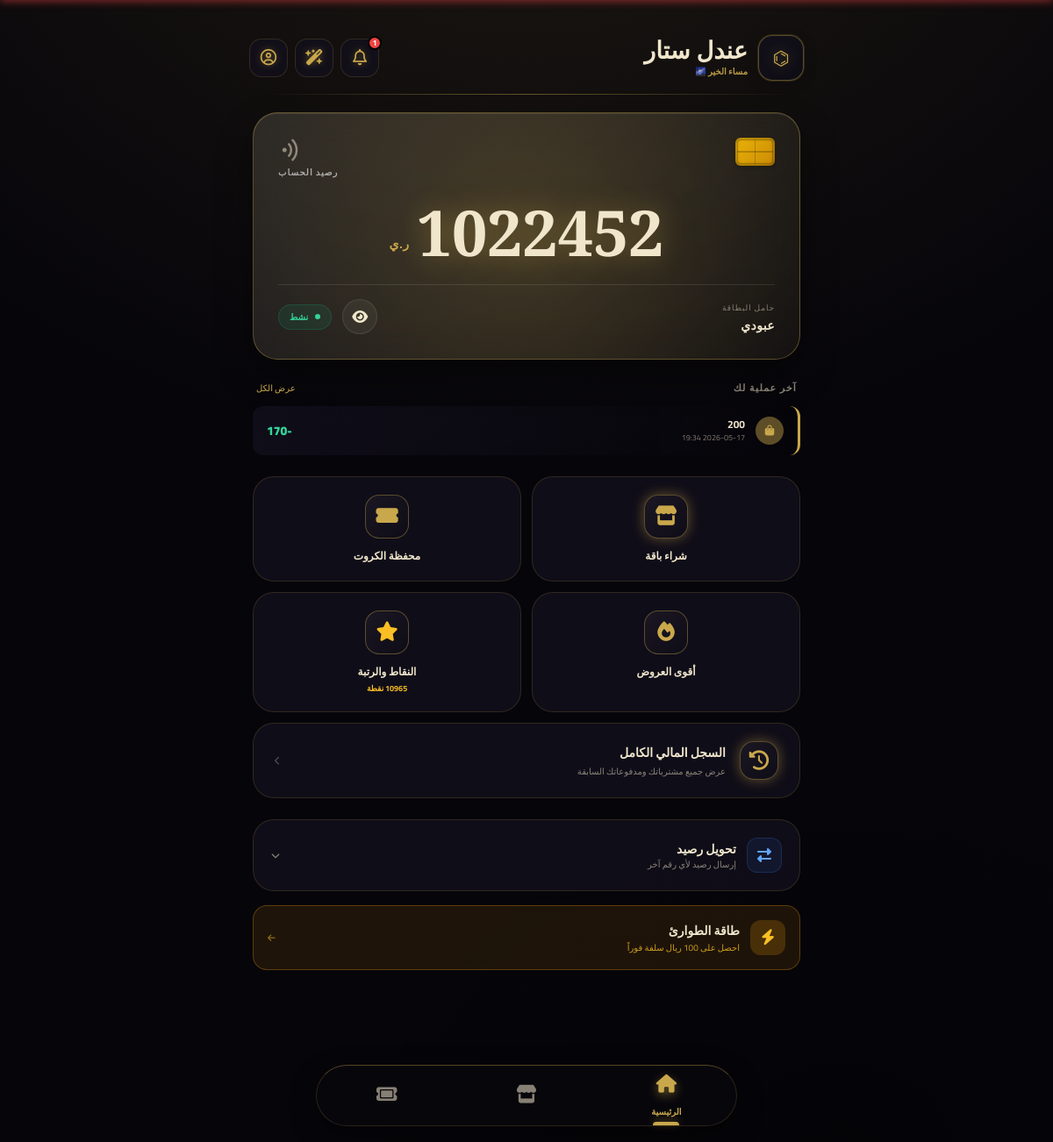
Page /dashboard (signed in) on the committed database.
### app.py (models this page shows)
class User(db.Model):
    id = db.Column(db.Integer, primary_key=True)
    phone = db.Column(db.String(15), unique=True, nullable=False, index=True)
    full_name = db.Column(db.String(100))
    password_hash = db.Column(db.String(256))
    balance = db.Column(db.Float, default=0.0)
    debt = db.Column(db.Float, default=0.0)
    points = db.Column(db.Integer, default=0)
    role = db.Column(db.String(10), default='customer')
    created_at = db.Column(db.String(20), default=lambda: datetime.now().strftime("%Y-%m-%d %H:%M"))
    last_spin_date = db.Column(db.String(20), nullable=True)
    bonus_points = db.Column(db.Integer, default=0)
    active_discount = db.Column(db.Integer, default=0)
    webauthn_cred_id = db.Column(db.String(250), unique=True, nullable=True)
    webauthn_public_key = db.Column(db.String(500), nullable=True)
    webauthn_sign_count = db.Column(db.Integer, default=0)

class Purchase(db.Model):
    id = db.Column(db.Integer, primary_key=True)
    user_id = db.Column(db.Integer, db.ForeignKey('user.id'), index=True)
    voucher_id = db.Column(db.Integer, db.ForeignKey('voucher.id'))
    package_name = db.Column(db.String(50))
    amount_paid = db.Column(db.Float)
    original_price = db.Column(db.Float)
    discount_percent = db.Column(db.Integer, default=0)
    purchased_at = db.Column(db.String(20), default=lambda: datetime.now().strftime("%Y-%m-%d %H:%M"))

### app.py (the view)
@app.route('/dashboard')
def dashboard():
    if 'user_id' not in session or session.get('role') == 'admin':
        return redirect('/login')
    user = db.session.get(User, session['user_id'])
    if not user:
        session.clear()
        return redirect('/login')
    purchases = Purchase.query.filter_by(user_id=user.id).order_by(Purchase.id.desc()).limit(5).all()
    unread_count = Notification.query.filter(
        (Notification.user_id == user.id) | (Notification.user_id == None)
    ).filter(Notification.is_read == False).count()
    return render_template('dashboard.html', user=user, purchases=purchases, unread_count=unread_count)

### templates/dashboard.html (shortened to what this page needs)
{% extends "base.html" %}
{% block content %}
<div class="px-2">
  <div class="bank-card stagger-1">
    <div class="flex justify-between items-start relative z-10">
      <div class="card-chip"></div>
      <div class="flex flex-col items-end">
        <i class="fas fa-wifi text-xl opacity-50 mb-1" style="transform: rotate(90deg);"></i>
        <span class="text-[10px] font-bold tracking-widest uppercase opacity-60 text-white">رصيد الحساب</span>
      </div>
    </div>
    <div class="balance-display" id="balanceDisplay">
      <div id="balanceVisible" class="flex flex-col items-center justify-center w-full" style="transition: 0.3s;">
        <div class="flex items-end gap-2">
          <span class="balance-amount">{{ user.balance | round(0) | int }}</span>
          <span class="text-sm font-bold text-[var(--accent)] mb-3 uppercase tracking-wider">ر.ي</span>
        </div>
      </div>
    </div>
    <div class="flex justify-between items-end relative z-10 pt-4 border-t border-white/10">
      <div>
        <p class="text-[9px] opacity-50 tracking-widest mb-1">حامل البطاقة</p>
        <p class="text-sm font-bold tracking-wide">{{ user.full_name or 'عميل VIP' }}</p>
      </div>
      <div class="flex items-center gap-3">
        <button id="revealBtn" onclick="toggleBalance()" class="w-10 h-10 rounded-full bg-white/5 border border-white/10 flex items-center justify-center hover:bg-[var(--accent-glow)] transition-all">
          <i id="eyeIcon" class="fas fa-eye text-[var(--text-primary)]"></i>
        </button>
        <div class="flex items-center gap-2 bg-emerald-500/10 px-3 py-1.5 rounded-full border border-emerald-500/20">
          <div class="w-1.5 h-1.5 bg-emerald-400 rounded-full animate-pulse"></div>
          <span class="text-[10px] font-bold text-emerald-400">نشط</span>
        </div>
      </div>
    </div>
  </div>
  {% if purchases %}
  <div class="mt-6 stagger-2">
    <div class="flex items-center justify-between mb-3 px-1">
      <span class="text-[11px] font-bold tracking-widest text-[var(--text-muted)]">آخر عملية لك</span>
      <a href="/history" class="text-[10px] text-[var(--accent)] hover:underline">عرض الكل</a>
    </div>
    <div class="recent-tx">
      <div class="flex items-center gap-3">
        <div class="w-8 h-8 rounded-full bg-[var(--accent-glow)] flex items-center justify-center">
          <i class="fas fa-shopping-bag text-[var(--accent)] text-xs"></i>
        </div>
        <div>
          <p class="text-xs font-bold">{{ purchases[0].package_name }}</p>
          <p class="text-[9px] opacity-50">{{ purchases[0].purchased_at }}</p>
        </div>
      </div>
      <div class="text-left">
        <p class="text-sm font-black text-emerald-400">-{{ purchases[0].amount_paid | round(0) | int }}</p>
      </div>
    </div>
  </div>
  {% endif %}
  <div class="mt-6 stagger-3">
    <div class="bento-grid">
      <a href="/buy" onclick="playGlassSound()" class="bento-item">
        <div class="bento-icon shadow-[0_0_15px_var(--accent-glow)]"><i class="fas fa-store"></i></div>
        <span class="text-xs font-bold text-[var(--text-primary)]">شراء باقة</span>
      </a>
      <a href="/myvouchers" onclick="playGlassSound()" class="bento-item">
        <div class="bento-icon"><i class="fas fa-ticket-alt"></i></div>
        <span class="text-xs font-bold text-[var(--text-primary)]">محفظة الكروت</span>
      </a>
      <a href="/offers" onclick="playGlassSound()" class="bento-item">
        <div class="bento-icon"><i class="fas fa-fire"></i></div>
        <span class="text-xs font-bold text-[var(--text-primary)]">أقوى العروض</span>
      </a>
      <a href="/profile" onclick="playGlassSound()" class="bento-item">
        <div class="bento-icon"><i class="fas fa-star text-amber-400"></i></div>
        <div class="flex flex-col items-center">
            <span class="text-xs font-bold text-[var(--text-primary)]">النقاط والرتبة</span>
            <span class="text-[9px] text-amber-400 font-bold mt-1">{{ user.points }} نقطة</span>
        </div>
      </a>
      <a href="/history" onclick="playGlassSound()" class="bento-item" style="grid-column: span 2; flex-direction: row; justify-content: space-between; padding: 20px 24px;">
        <div class="flex items-center gap-4">
          <div class="bento-icon shadow-[0_0_15px_var(--accent-glow)]" style="width: 44px; height: 44px; margin-bottom: 0;">
            <i class="fas fa-clock-rotate-left"></i>
          </div>
          <div class="text-right">
            <span class="text-sm font-bold text-[var(--text-primary)] block">السجل المالي الكامل</span>
            <span class="text-[10px] text-[var(--text-muted)] mt-1 block">عرض جميع مشترياتك ومدفوعاتك السابقة</span>
          </div>
        </div>
        <i class="fas fa-chevron-left text-[10px] opacity-30"></i>
      </a>
    </div>
  </div>
  <div class="mt-6 stagger-4">
    <div class="action-panel" id="transferPanel">
      <div class="action-header" onclick="toggleTransfer()">
        <div class="flex items-center gap-3">
          <div class="w-10 h-10 rounded-xl bg-blue-500/10 border border-blue-500/20 flex items-center justify-center">
            <i class="fas fa-exchange-alt text-blue-400"></i>
          </div>
          <div>
            <p class="text-sm font-bold text-[var(--text-primary)]">تحويل رصيد</p>
            <p class="text-[10px] text-[var(--text-muted)]">إرسال رصيد لأي رقم آخر</p>
          </div>
        </div>
        <i class="fas fa-chevron-down chevron text-[10px] text-[var(--text-muted)] transition-transform"></i>
      </div>
    </div>
  </div>
  {% if user.debt == 0 %}
  <div class="mt-4 mb-8 stagger-4" style="animation-delay: 0.5s;">
    <button onclick="requestLoan()" class="w-full bg-amber-500/10 border border-amber-500/30 hover:border-amber-400 hover:bg-amber-500/20 transition-all rounded-2xl p-4 flex items-center justify-between group">
      <div class="flex items-center gap-3">
        <div class="w-10 h-10 rounded-xl bg-amber-500/20 flex items-center justify-center group-hover:scale-110 transition-transform">
          <i class="fas fa-bolt text-amber-400 text-lg"></i>
        </div>
        <div class="text-right">
          <p class="text-sm font-bold text-[var(--text-primary)]">طاقة الطوارئ</p>
          <p class="text-[10px] text-amber-400/80 mt-0.5">احصل على 100 ريال سلفة فوراً</p>
        </div>
      </div>
      <i class="fas fa-arrow-left text-[10px] text-amber-400/50 group-hover:text-amber-400 group-hover:-translate-x-1 transition-all"></i>
    </button>
  </div>
  {% endif %}
</div>
{% endblock %}

### templates/base.html (style rules this page uses)
body.theme-1 { --bg-primary: #06050a; --bg-secondary: #0e0d16; --bg-card: rgba(18, 16, 28, 0.8); --accent: #c9a84c; --accent-light: #e8c96a; --accent-dark: #9a7a2e; --accent-glow: rgba(201, 168, 76, 0.45); --glow: rgba(201, 168, 76, 0.12); --orb-1: #c9a84c; --orb-2: #7a5c20; --text-primary: #f0e6cc; --text-muted: rgba(240, 230, 204, 0.55); --border: rgba(201, 168, 76, 0.18); --border-bright: rgba(201, 168, 76, 0.4); --line: rgba(201, 168, 76, 0.25); --nav-bg: rgba(8, 7, 12, 0.95); }
*, *::before, *::after { box-sizing: border-box; }
body { font-family: 'Cairo', sans-serif; background-color: var(--bg-primary); background-image: radial-gradient(ellipse 80% 60% at 50% -20%, var(--glow), transparent), radial-gradient(ellipse 60% 40% at 80% 100%, rgba(0,0,0,0.3), transparent); color: var(--text-primary); min-height: 100vh; transition: background-color 0.3s ease, color 0.3s ease; -webkit-tap-highlight-color: transparent; margin: 0; padding: 0; overflow-x: hidden; }
.pt-safe { padding-top: max(20px, env(safe-area-inset-top)); }

### templates/dashboard.html (style rules this page uses)
.stagger-1 { animation: fadeUp 0.5s cubic-bezier(0.34, 1.56, 0.64, 1) 0.1s both; }
.stagger-2 { animation: fadeUp 0.5s cubic-bezier(0.34, 1.56, 0.64, 1) 0.2s both; }
.stagger-3 { animation: fadeUp 0.5s cubic-bezier(0.34, 1.56, 0.64, 1) 0.3s both; }
.stagger-4 { animation: fadeUp 0.5s cubic-bezier(0.34, 1.56, 0.64, 1) 0.4s both; }
.bank-card { background: linear-gradient(135deg, rgba(255,255,255,0.1) 0%, rgba(255,255,255,0.02) 100%); backdrop-filter: blur(20px); -webkit-backdrop-filter: blur(20px); border: 1px solid var(--border-bright); border-radius: 28px; padding: 28px; position: relative; overflow: hidden; box-shadow: 0 20px 40px rgba(0,0,0,0.4), inset 0 1px 0 rgba(255,255,255,0.1); }
.bank-card::before { content: ''; position: absolute; top: -50%; right: -50%; width: 200%; height: 200%; background: radial-gradient(circle, var(--accent-glow) 0%, transparent 60%); opacity: 0.5; pointer-events: none; z-index: 0; }
.card-chip { width: 45px; height: 32px; background: linear-gradient(135deg, #eab308 0%, #ca8a04 100%); border-radius: 6px; position: relative; overflow: hidden; box-shadow: inset 0 0 5px rgba(0,0,0,0.5), 0 2px 4px rgba(0,0,0,0.2); z-index: 1; }
.card-chip::after { content: ''; position: absolute; inset: 2px; border: 1px solid rgba(0,0,0,0.2); border-radius: 4px; background-image: linear-gradient(90deg, transparent 48%, rgba(0,0,0,0.2) 48%, rgba(0,0,0,0.2) 52%, transparent 52%), linear-gradient(0deg, transparent 48%, rgba(0,0,0,0.2) 48%, rgba(0,0,0,0.2) 52%, transparent 52%); }
.balance-display { min-height: 80px; display: flex; align-items: center; justify-content: center; position: relative; z-index: 1; margin: 20px 0; }
.balance-amount { font-family: 'Cormorant Garamond', serif; font-size: 4.5rem; font-weight: 700; color: var(--text-primary); line-height: 1; text-shadow: 0 0 30px var(--accent-glow); }
.bento-grid { display: grid; grid-template-columns: repeat(2, 1fr); gap: 12px; }
.bento-item { background: var(--bg-card); border: 1px solid var(--border); border-radius: 24px; padding: 20px 16px; text-align: center; transition: all 0.3s cubic-bezier(0.34, 1.56, 0.64, 1); display: flex; flex-direction: column; align-items: center; gap: 12px; position: relative; overflow: hidden; text-decoration: none; }
.bento-icon { width: 50px; height: 50px; border-radius: 16px; background: linear-gradient(135deg, rgba(255,255,255,0.05), transparent); border: 1px solid var(--border-bright); color: var(--accent); display: flex; align-items: center; justify-content: center; font-size: 1.4rem; }
.action-panel { background: var(--bg-card); border: 1px solid var(--border); border-radius: 24px; overflow: hidden; transition: all 0.3s; }
.action-header { padding: 20px; display: flex; align-items: center; justify-content: space-between; cursor: pointer; }
.recent-tx { background: linear-gradient(90deg, var(--bg-card), transparent); border-right: 3px solid var(--accent); border-radius: 12px; padding: 12px 16px; display: flex; justify-content: space-between; align-items: center; }

### rows in the picture
User: balance "1022452", full_name "عبودي"
Purchase: package_name "200", purchased_at "2026-05-17 19:34", amount_paid "170"

### other values in the picture
{{ unread_count }} "1"
